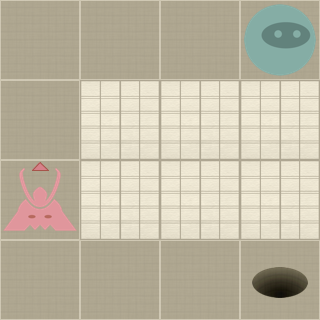

The image is a tile-based game level rendered from a .tmx file. Its description and source (layers, tilesets, objects; grid data summarised) follow:
An orthogonal 4x4 tile map with 80x80 px tiles, 2 tile layers (Level, Actors).

<map version="1.0" orientation="orthogonal" width="4" height="4" tilewidth="80" tileheight="80">
 <properties>
  <property name="moves" value="9" />
 </properties>
 <tileset firstgid="1" name="tiles" tilewidth="80" tileheight="80" spacing="2" margin="2">
  <image source="tiles-hd.png" width="512" height="512" />
  <tile id="0">
   <properties>
    <property name="actor" value="exit" />
   </properties>
  </tile>
  <tile id="2">
   <properties>
    <property name="actor" value="guard" />
    <property name="direction" value="down" />
   </properties>
  </tile>
  <tile id="3">
   <properties>
    <property name="actor" value="guard" />
    <property name="direction" value="left" />
   </properties>
  </tile>
  <tile id="4">
   <properties>
    <property name="actor" value="guard" />
    <property name="direction" value="right" />
   </properties>
  </tile>
  <tile id="5">
   <properties>
    <property name="actor" value="guard" />
    <property name="direction" value="up" />
   </properties>
  </tile>
  <tile id="7">
   <properties>
    <property name="actor" value="player" />
   </properties>
  </tile>
  <tile id="8">
   <properties>
    <property name="actor" value="scroll" />
   </properties>
  </tile>
  <tile id="9">
   <properties>
    <property name="wall" value="1" />
   </properties>
  </tile>
 </tileset>
 <layer name="Level" width="4" height="4">
  <data>[16 cells, 16 non-empty, 2 distinct tile ids]</data>
 </layer>
 <layer name="Actors" width="4" height="4">
  <data>[16 cells, 3 non-empty, 3 distinct tile ids]</data>
 </layer>
</map>
